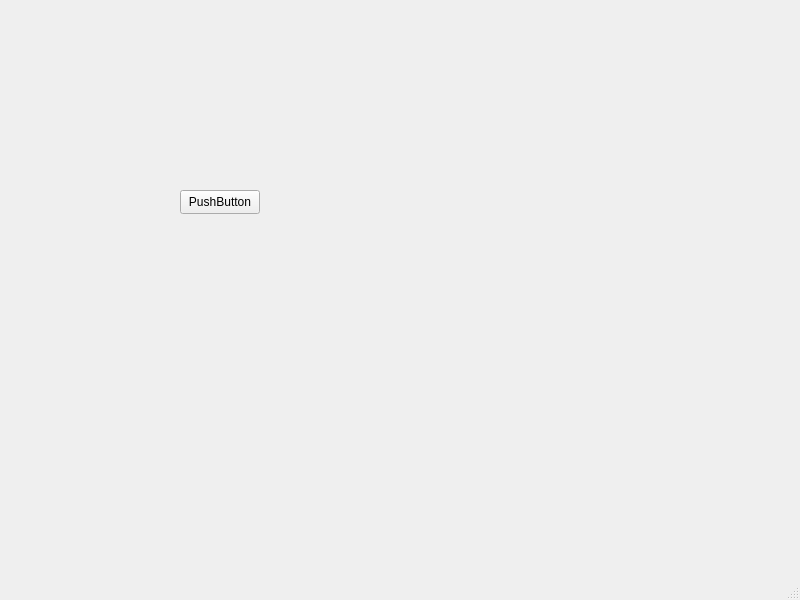
<?xml version="1.0" encoding="UTF-8"?>
<ui version="4.0">
 <class>ThreadAvecWidget</class>
 <widget class="QMainWindow" name="ThreadAvecWidget">
  <property name="geometry">
   <rect>
    <x>0</x>
    <y>0</y>
    <width>800</width>
    <height>600</height>
   </rect>
  </property>
  <property name="windowTitle">
   <string>ThreadAvecWidget</string>
  </property>
  <widget class="QWidget" name="centralwidget">
   <widget class="QPushButton" name="pushButtonLancer">
    <property name="geometry">
     <rect>
      <x>180</x>
      <y>190</y>
      <width>80</width>
      <height>24</height>
     </rect>
    </property>
    <property name="text">
     <string>PushButton</string>
    </property>
   </widget>
  </widget>
  <widget class="QMenuBar" name="menubar">
   <property name="geometry">
    <rect>
     <x>0</x>
     <y>0</y>
     <width>800</width>
     <height>21</height>
    </rect>
   </property>
  </widget>
  <widget class="QStatusBar" name="statusbar"/>
 </widget>
 <resources/>
 <connections/>
</ui>
